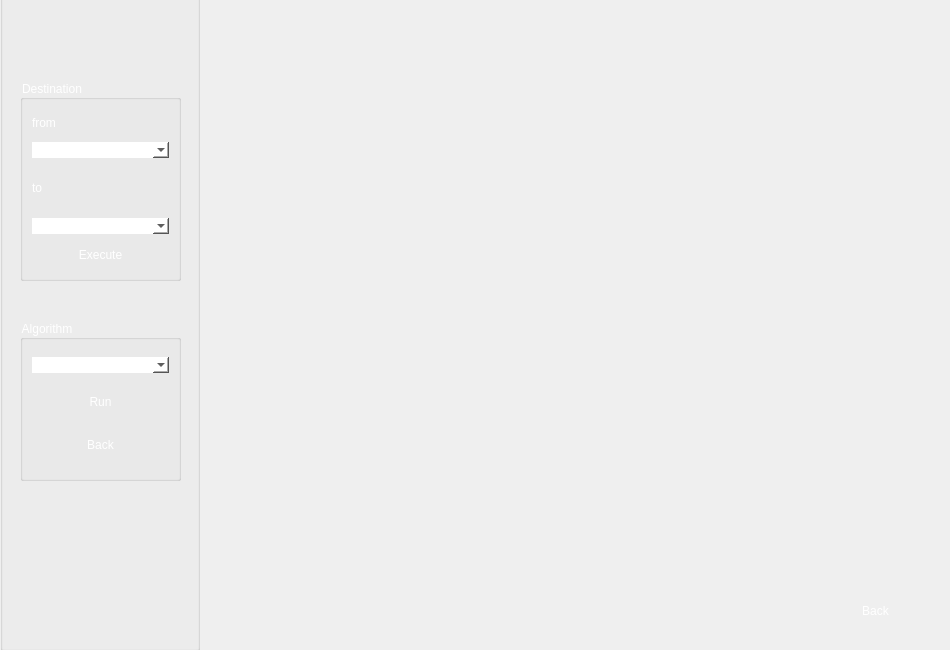
<?xml version="1.0" encoding="UTF-8"?>
<ui version="4.0">
 <class>Navigate</class>
 <widget class="QDialog" name="Navigate">
  <property name="geometry">
   <rect>
    <x>0</x>
    <y>0</y>
    <width>950</width>
    <height>650</height>
   </rect>
  </property>
  <property name="windowTitle">
   <string>Dialog</string>
  </property>
  <property name="styleSheet">
   <string notr="true">background-image: url(&quot;C:/Users/Moamen Sherif/Desktop/drive-download-20230520T180835Z-001/Asset 6.png&quot;);</string>
  </property>
  <widget class="QPushButton" name="back_pushButton">
   <property name="geometry">
    <rect>
     <x>820</x>
     <y>590</y>
     <width>111</width>
     <height>41</height>
    </rect>
   </property>
   <property name="styleSheet">
    <string notr="true">color: white; 
background-image: url(&quot;C:/Users/Moamen Sherif/Desktop/drive-download-20230520T180835Z-001/Asset 7.png&quot;);
border-radius: 15px;</string>
   </property>
   <property name="text">
    <string>Back</string>
   </property>
  </widget>
  <widget class="QGroupBox" name="groupBox">
   <property name="geometry">
    <rect>
     <x>0</x>
     <y>-10</y>
     <width>200</width>
     <height>661</height>
    </rect>
   </property>
   <property name="styleSheet">
    <string notr="true">background-image: url(&quot;C:/Users/Moamen Sherif/Desktop/drive-download-20230520T180835Z-001/Asset 15.png&quot;);</string>
   </property>
   <property name="title">
    <string/>
   </property>
   <widget class="QGroupBox" name="algo_groupBox">
    <property name="geometry">
     <rect>
      <x>20</x>
      <y>330</y>
      <width>161</width>
      <height>161</height>
     </rect>
    </property>
    <property name="styleSheet">
     <string notr="true">color: white;</string>
    </property>
    <property name="title">
     <string>Algorithm</string>
    </property>
    <layout class="QVBoxLayout" name="verticalLayout_3">
     <item>
      <widget class="QComboBox" name="algorithm_comboBox">
       <property name="styleSheet">
        <string notr="true">border: none; background-color: white;
background-image: none;
color: black;</string>
       </property>
      </widget>
     </item>
     <item>
      <widget class="QPushButton" name="run_pushButton">
       <property name="sizePolicy">
        <sizepolicy hsizetype="Minimum" vsizetype="Preferred">
         <horstretch>0</horstretch>
         <verstretch>0</verstretch>
        </sizepolicy>
       </property>
       <property name="maximumSize">
        <size>
         <width>16777215</width>
         <height>29</height>
        </size>
       </property>
       <property name="styleSheet">
        <string notr="true">background-image: url(&quot;C:/Users/Moamen Sherif/Desktop/drive-download-20230520T180835Z-001/Asset 16.png&quot;); border-radius: 10px; background-repeat: no-repeat; color: white;</string>
       </property>
       <property name="text">
        <string>Run</string>
       </property>
      </widget>
     </item>
     <item>
      <widget class="QPushButton" name="Back_choose_pushButton">
       <property name="sizePolicy">
        <sizepolicy hsizetype="Minimum" vsizetype="Preferred">
         <horstretch>0</horstretch>
         <verstretch>0</verstretch>
        </sizepolicy>
       </property>
       <property name="maximumSize">
        <size>
         <width>16777215</width>
         <height>29</height>
        </size>
       </property>
       <property name="styleSheet">
        <string notr="true">background-image: url(&quot;C:/Users/Moamen Sherif/Desktop/drive-download-20230520T180835Z-001/Asset 16.png&quot;); border-radius: 10px; background-repeat: no-repeat; color: white;</string>
       </property>
       <property name="text">
        <string>Back</string>
       </property>
      </widget>
     </item>
    </layout>
   </widget>
   <widget class="QGroupBox" name="Destination_groupBox">
    <property name="geometry">
     <rect>
      <x>20</x>
      <y>90</y>
      <width>161</width>
      <height>201</height>
     </rect>
    </property>
    <property name="styleSheet">
     <string notr="true">color: white;</string>
    </property>
    <property name="title">
     <string>Destination</string>
    </property>
    <layout class="QVBoxLayout" name="verticalLayout_4">
     <item>
      <layout class="QVBoxLayout" name="verticalLayout_2">
       <item>
        <layout class="QVBoxLayout" name="verticalLayout">
         <item>
          <widget class="QLabel" name="label">
           <property name="text">
            <string>from</string>
           </property>
          </widget>
         </item>
         <item>
          <widget class="QComboBox" name="from_comboBox">
           <property name="styleSheet">
            <string>border: none; background-color: white;
background-image: none;
color: black;</string>
           </property>
          </widget>
         </item>
        </layout>
       </item>
       <item>
        <widget class="QLabel" name="label_2">
         <property name="text">
          <string>to</string>
         </property>
        </widget>
       </item>
       <item>
        <widget class="QComboBox" name="to_comboBox">
         <property name="styleSheet">
          <string>border: none; background-color: white;
background-image: none;
color: black;</string>
         </property>
        </widget>
       </item>
      </layout>
     </item>
     <item>
      <widget class="QPushButton" name="Execute_pushButton">
       <property name="sizePolicy">
        <sizepolicy hsizetype="Minimum" vsizetype="Preferred">
         <horstretch>0</horstretch>
         <verstretch>0</verstretch>
        </sizepolicy>
       </property>
       <property name="maximumSize">
        <size>
         <width>16777215</width>
         <height>29</height>
        </size>
       </property>
       <property name="styleSheet">
        <string notr="true">background-image: url(&quot;C:/Users/Moamen Sherif/Desktop/drive-download-20230520T180835Z-001/Asset 16.png&quot;); border-radius: 10px; background-repeat: no-repeat; color: white;</string>
       </property>
       <property name="text">
        <string>Execute</string>
       </property>
      </widget>
     </item>
    </layout>
   </widget>
  </widget>
 </widget>
 <resources/>
 <connections/>
</ui>
